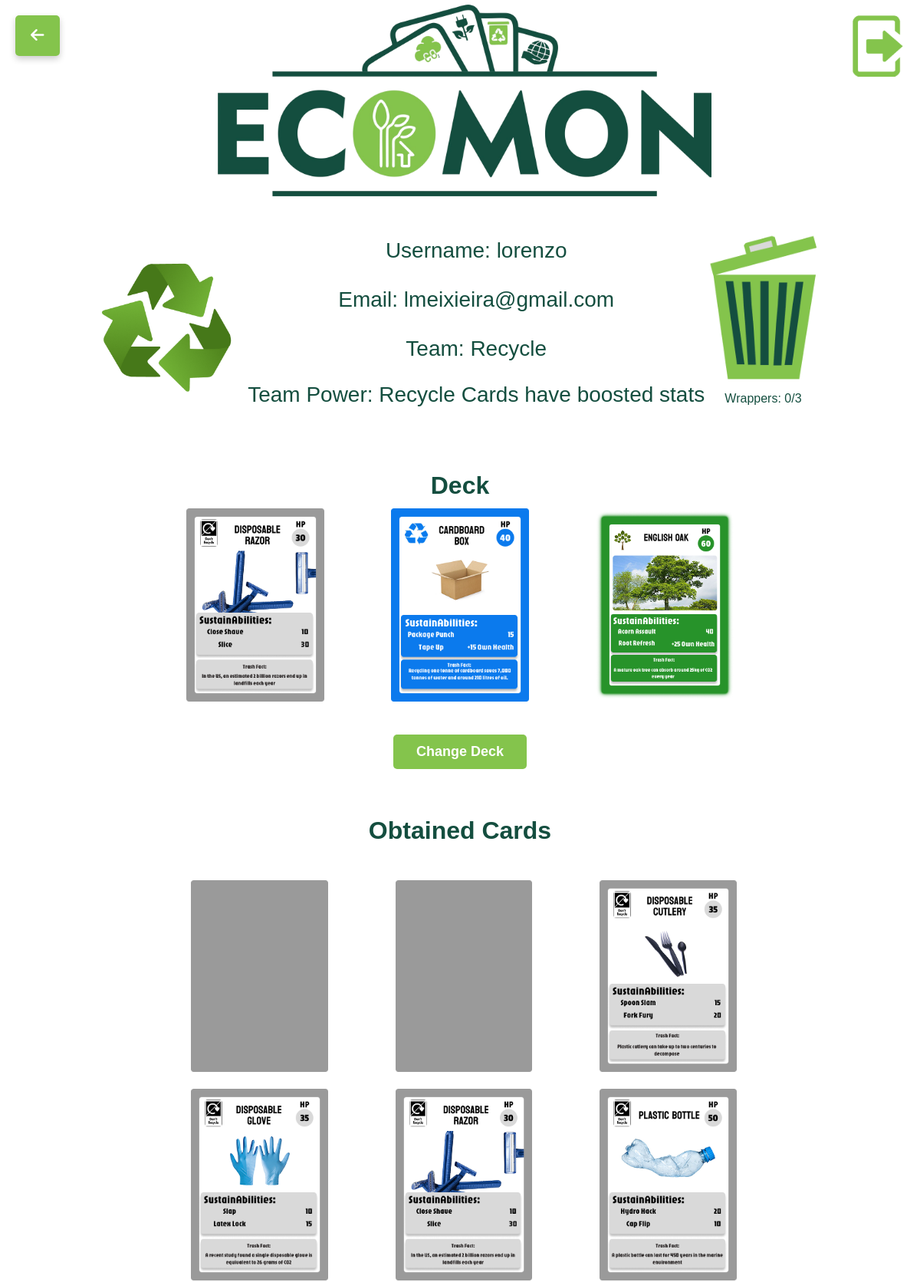
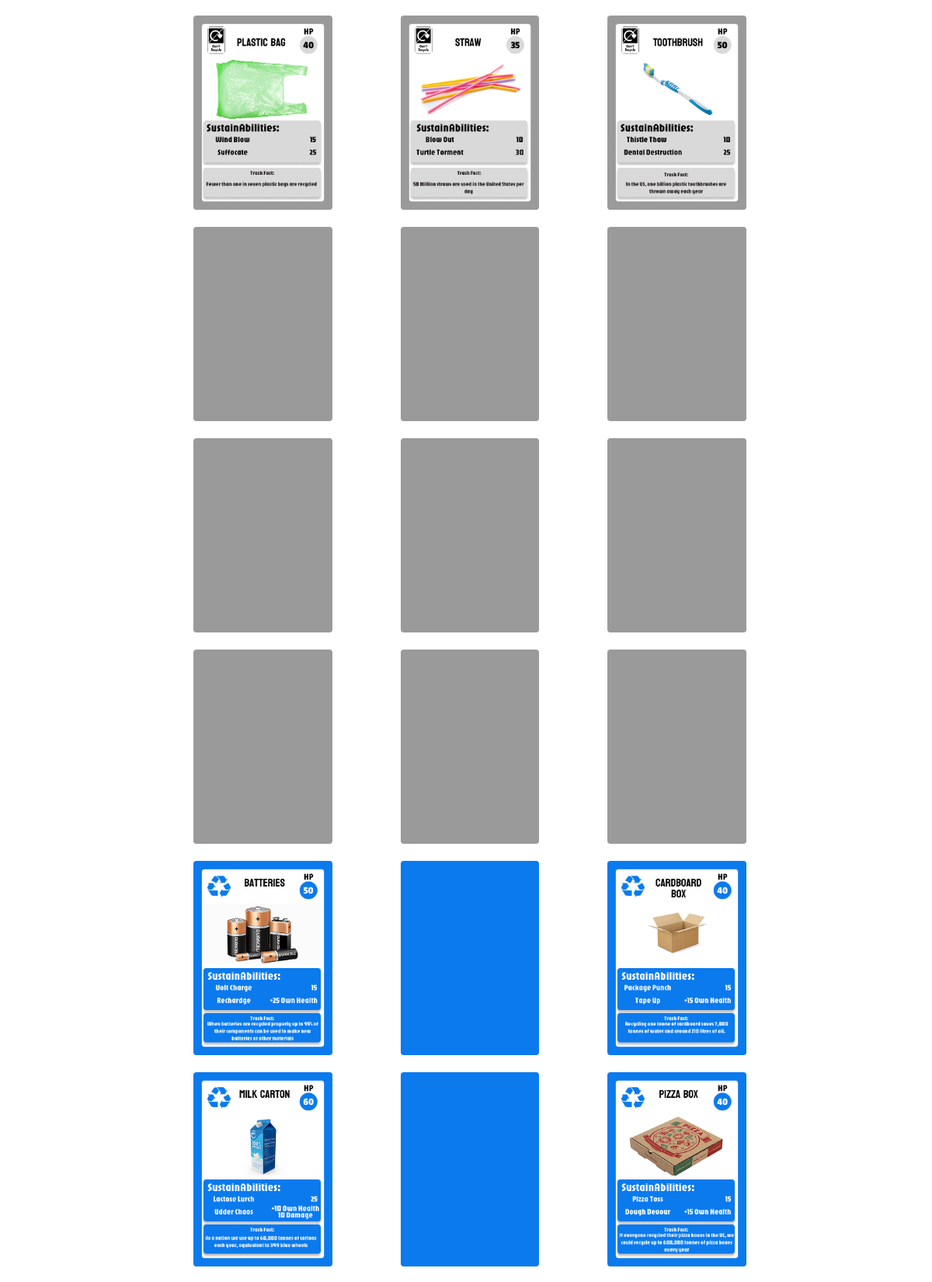
The app's page /profile (signed in, upper part) with its own data (2 pictures, top to bottom).
### accounts/models.py (models this page shows, shortened)
class Profile(models.Model):
    user = models.OneToOneField(User, on_delete=models.CASCADE)
    team_name = models.ForeignKey(Team, on_delete=models.CASCADE)
    deck_card_1 = models.ForeignKey(Card, on_delete=models.CASCADE,
                                    related_name='profile_deck_card1',
                                    null=True)
    deck_card_2 = models.ForeignKey(Card, on_delete=models.CASCADE,
                                    related_name='profile_deck_card2',
                                    null=True)
    deck_card_3 = models.ForeignKey(Card, on_delete=models.CASCADE,
                                    related_name='profile_deck_card3',
                                    null=True)
    wrapper_count = models.IntegerField()
    pack_count = models.IntegerField()
    battles_won = models.IntegerField(default=0)
    bins_emptied = models.IntegerField(default=0)
    packs_opened = models.IntegerField(default=0)

### backend/models.py (models this page shows, shortened)
class Team(models.Model):
    name = models.CharField(max_length=100,primary_key=True)
    color = models.CharField(max_length=100)
    icon = models.ImageField()
    icon = models.ImageField(upload_to='static/images/teams/')
    user_selectable = models.BooleanField(default=True) # If the user can join this team or not

class Card(models.Model):
    name = models.CharField(max_length=100, primary_key=True)
    image = models.ImageField()
    card_type = models.IntegerField()
    ability_name_1 = models.CharField(max_length=100)
    ability_power_1 = models.IntegerField()
    ability_name_2 = models.CharField(max_length=100)
    ability_power_2 = models.IntegerField()
    ability_self_power_2 = models.IntegerField(default=0)
    health_points = models.IntegerField()
    fact = models.CharField(max_length=200)

### backend/views.py (the view)
# urls.py: path('profile', views.profile),
@login_required
def profile(request):
    cards = Card.objects.all().order_by('card_type')
    players_cards = PlayerCards.objects.filter(player=request.user)  # Get logged-in user's cards
    deck_card_1 = request.user.profile.deck_card_1
    deck_card_2 = request.user.profile.deck_card_2
    deck_card_3 = request.user.profile.deck_card_3
    team_logo = request.user.profile.team_name.icon if request.user.profile.team_name else None
    context = {
        "cards": cards,
        "player_cards": players_cards,
        "user": request.user,
        "wrapper_count": request.user.profile.wrapper_count,
        "deck_card_1": deck_card_1,
        "deck_card_2": deck_card_2,
        "deck_card_3": deck_card_3,
        "team_logo": team_logo,
    }
    return render(request, 'backend/profile/profile.html', context)

### backend/templatetags/profile_extras.py (called while the page is built)
@register.filter
def findcard(player_cards, card_name):
    for player_card in player_cards:
        if player_card.card.name == card_name:
            return player_card
    return None

### templates/backend/profile/profile.html (shortened to what this page needs)
<!DOCTYPE html>
<html lang="en">
    <head>
        {% load static %}
        {% load profile_extras %}
        <link rel="stylesheet" href="{% static 'css/backend/profile/profilestyle.css' %}">
        <link rel="stylesheet" href="{% static 'css/backend/profile/profile-mobilestyle.css' %}" media="screen and (max-width: 768px)">
        <link rel="stylesheet" href="https://cdnjs.cloudflare.com/ajax/libs/font-awesome/6.0.0/css/all.min.css">
    </head>
<header>
    <div class="logo">
        <img src="{% static 'images/backend/profile/Ecomon1-removebg.png' %}" alt="Ecomon Logo">
    </div>
</header>
<body>
    <div class = "Buttons">
        <div class="backButton">
            <a href="/home">
                <i id="backButton" class="fas fa-arrow-left"></i>
            </a>
        </div>
        <div class="logoutButton">
            <a href="{% url 'logout' %}">
                <button type="button">
                    <img src="{% static 'images/backend/profile/logout.png' %}" alt="Logout Button">
                </button>
            </a>
        </div>
    </div>
    <div class="profile-container">
        <div class="profilepic">
            {% if team_logo %}
                <img src="{{ team_logo.url }}" alt="{{ user.profile.team.name }} Logo">
            {% else %}
                <img src="{% static 'images/backend/profile/Reduce.png' %}" alt="Default Logo">
            {% endif %}
        </div>
        <div class="details">
            <p>
                Username: {{ user.username }}
                <br><br>
                Email: {{ user.email }}
                <br><br>
                Team: {{ user.profile.team_name.name}}
                <div class = 'powers'>
                    {% if "Reduce" in user.profile.team_name|stringformat:"s"%}
                        <p>Team Power: Take 5 less damage a turn</p>
                    {% elif "Recycle" in user.profile.team_name|stringformat:"s"%}
                        <p>Team Power: Recycle Cards have boosted stats</p>
                    {% elif "Reuse" in user.profile.team_name|stringformat:"s"%}
                        <p>Team Power: Cards have a higher use count</p>
                    {% endif %}
                </div>
            </p>
        </div>
        <div class="bin">
            <div class="binimage">
                <div class="bin-container">
                    <img class="bin-open" src="{% static 'images/backend/profile/binplaceholder.png' %}" alt="Bin Image">
                </div>
            </div>
            <div class="binText">
                <p>Wrappers: {{ user.profile.wrapper_count }}/3</p>
            </div>
        </div>
    </div>
    <div class = "Deck">
        <div class = "deckTitle">
            <p>Deck</p>
        </div>
        <div class = "My Deck">
            <table>
                    <tr>
                        <td>
                            {% if deck_card_1 %}
                                <img src="{{ deck_card_1.image.url }}" alt="{{ deck_card_1.name }}">
                            {% else %}
                                <img src="{% static 'images/backend/profile/PlasticBlankBorder.png' %}" alt="Deck Card 1">
                            {% endif %}
                        </td>
                        <td>
                            {% if deck_card_2 %}
                                <img src="{{ deck_card_2.image.url }}" alt="{{ deck_card_2.name }}">
                            {% else %}
                                <img src="{% static 'images/backend/profile/PlasticBlankBorder.png' %}" alt="Deck Card 2">
                            {% endif %}
                        </td>
                        <td>
                            {% if deck_card_3 %}
                                <img src="{{ deck_card_3.image.url }}" alt="{{ deck_card_3.name }}">
                            {% else %}
                                <img src="{% static 'images/backend/profile/PlasticBlankBorder.png' %}" alt="Deck Card 3">
                            {% endif %}
                        </td>
                    </tr>
            </table>
        </div>
        <a class="change-deck-text" href="{% url 'change_deck' %}">
            <div class = "DeckButton">
                <button type="button">Change Deck</button>
            </div>
        </a>
    </div>
    <div class="content-container">
        <div class="cards-section">
            <div class="cardTitle">
                <p>Obtained Cards</p>
            </div>
                <div class="cardTable">
                    <table>
                        <tr>
                        {% for card in cards %}
                            <td>
                                {% with player_card=player_cards|findcard:card.name %}
                                    {% if player_card %}
                                        <img src="{{ card.image.url }}" alt="{{ card.name }}" data-card-type="{{ card.card_type }}">
                                    {% else %}
                                        {% if card.card_type == 1 %}
                                            <img src="{% static 'images/backend/profile/PlasticBlankBorder.png' %}" alt="Plastic Border">
                                        {% elif card.card_type == 2 %}
                                            <img src="{% static 'images/backend/profile/RecycleBlankBorder.png' %}" alt="Recycle Border">
                                        {% elif card.card_type == 3 %}
                                            <img src="{% static 'images/backend/profile/PlantBlankBorder.png' %}" alt="Plant Border">
                                        {% endif %}
                                    {% endif %}
                                {% endwith %}
                            </td>
                            {% if forloop.counter|divisibleby:3 %}
                                </tr><tr>
                            {% endif %}
                        {% endfor %}
                        </tr>
                    </table>
                </div>
    </div>
</body>
</html>

### static/css/backend/profile/profilestyle.css (style rules this page uses)
* { color: #144E3F; font-family: Arial, Helvetica, sans-serif; }
header { display: flex; justify-content: center; align-items: center; height: 200px; padding: 25px; }
.content-container { display: flex; flex-direction: column; align-items: center; margin: 30px auto; max-width: 1200px; padding: 0 20px; }
.Buttons { display: flex; justify-content: space-between; width: 80%; margin: 0 auto 20px; padding: 0 20px; }
.backButton, .logoutButton { position: fixed; top: 20px; z-index: 1000; }
.backButton { left: 20px; }
.logoutButton { right: 20px; }
.backButton button, .logoutButton button { border: none; background: none; cursor: pointer; width: 75px; height: 75px; padding: 0; }
.backButton button img, .logoutButton button img { width: 80px; height: 80px; object-fit: contain; }
.backButton a { background-color: #84C44C; color: white; padding: 15px 20px; text-decoration: none; border-radius: 5px; display: inline-block; box-shadow: 0 4px 8px rgba(0, 0, 0, 0.2); transition: background-color 0.3s ease; font-size: 20px; }
#backButton { color: white; }
.profile-container { display: flex; justify-content: space-around; align-items: center; padding: 5px; transform: scale(0.8); transform-origin: center top; margin-bottom: -50px; }
.logo img { height: 250px; width: auto; padding: 25px; }
.profilepic img { height: 250px; width: auto; border-radius: 10px; transition: transform 0.5s ease; }
.details { text-align: center; font-size: 35px; }
.binText { text-align: center; font-size: 20px; }
.deckTitle, .cardTitle, .AchievementTitle { font-size: 32px; font-weight: bold; text-align: center; margin-bottom: 10px; }
.cards-section { width: 100%; max-width: 800px; margin-bottom: 40px; }
.cardTable table, .AchievmentsTable table, .My.Deck table { width: 100%; max-width: 800px; border-collapse: collapse; margin: 0 auto; }
.cardTable td, .AchievmentsTable td, .My.Deck td { text-align: center; padding: 4px; }
.cardTable img, .AchievmentsTable img, .My.Deck img { width: 180px; height: auto; margin: 5px; transition: transform 0.3s ease, box-shadow 0.3s ease; }
.Deck { width: 100%; margin-bottom: 10px; margin-top: -40px; display: flex; flex-direction: column; align-items: center; }
.DeckButton { display: flex; justify-content: center; margin-top: 20px; }
.DeckButton button { padding: 12px 30px; font-size: 18px; font-weight: bold; background-color: #84C44C; color: white; border: none; border-radius: 5px; cursor: pointer; transition: background-color 0.3s; }
.change-deck-text { text-decoration: none; }
.bin { display: flex; flex-direction: column; align-items: center; justify-content: center; }
.binimage { display: flex; justify-content: center; margin-right: -70px; }
.bin-container { position: relative; width: 250px; height: 250px; display: inline-block; }
.bin-open, .bin-closed { position: absolute; top: 0; left: 0; height: 250px; width: auto; transition: opacity 0.5s ease; }
.card-front img, .card-back img { width: 100%; height: 100%; object-fit: contain; }

### records on screen
Card: image (picture)
Card: image (picture)
Card: image (picture)
Card: card_type 1 (drawn)
Card: card_type 1 (drawn)
Card: image (picture)
Card: image (picture)
Card: image (picture)
Card: image (picture)
Card: image (picture)
Card: image (picture)
Card: card_type 1 (drawn)
Card: card_type 1 (drawn)
Card: card_type 1 (drawn)
Card: card_type 1 (drawn)
Card: card_type 1 (drawn)
Card: card_type 1 (drawn)
Card: card_type 1 (drawn)
Card: card_type 1 (drawn)
Card: card_type 1 (drawn)
Card: image (picture)
Card: card_type 2 (drawn)
Card: image (picture)
Card: card_type 2 (drawn)
Card: image (picture)

### other values on screen
{{ user.username }} "lorenzo"
{{ user.email }} "lmeixieira@gmail.com"
{{ user.profile.team_name.name }} "Recycle"
{{ user.profile.wrapper_count }} "0"
